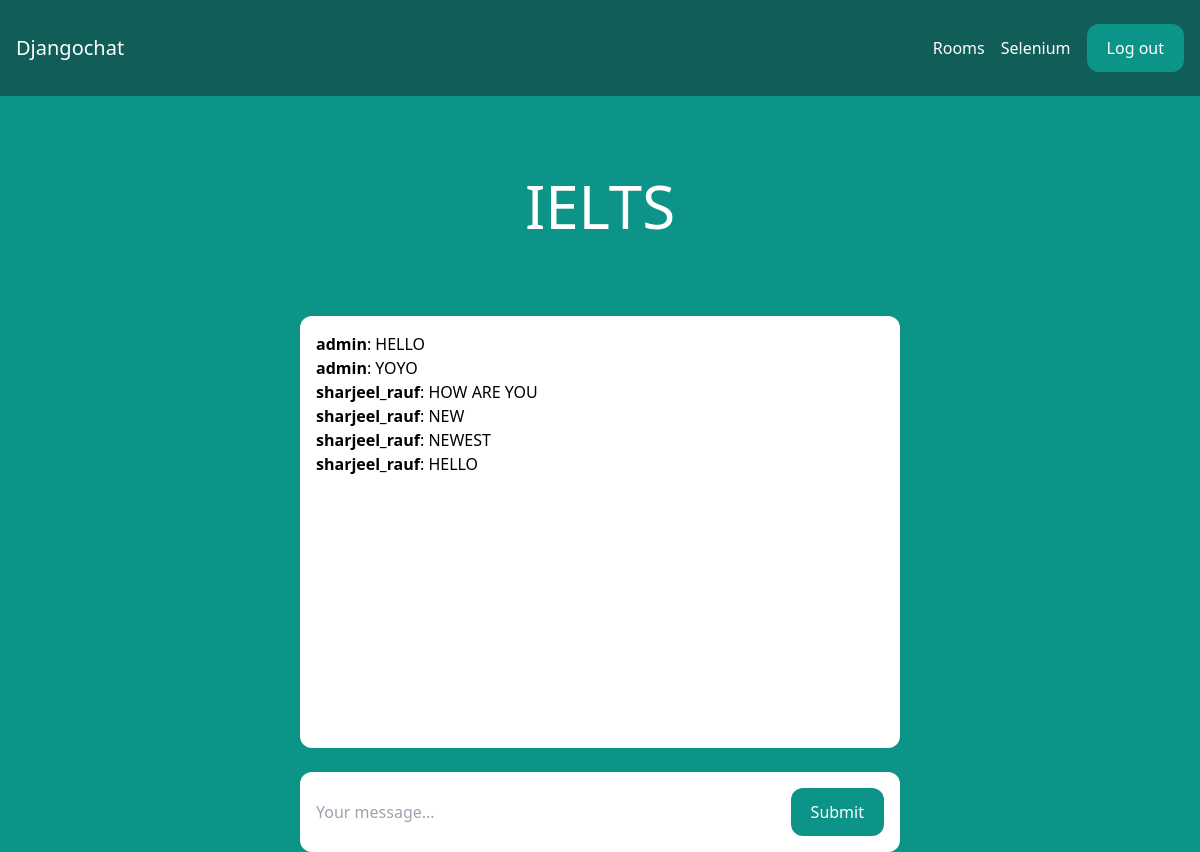
Page /rooms/ielts/ (signed in) on the earlier database version.
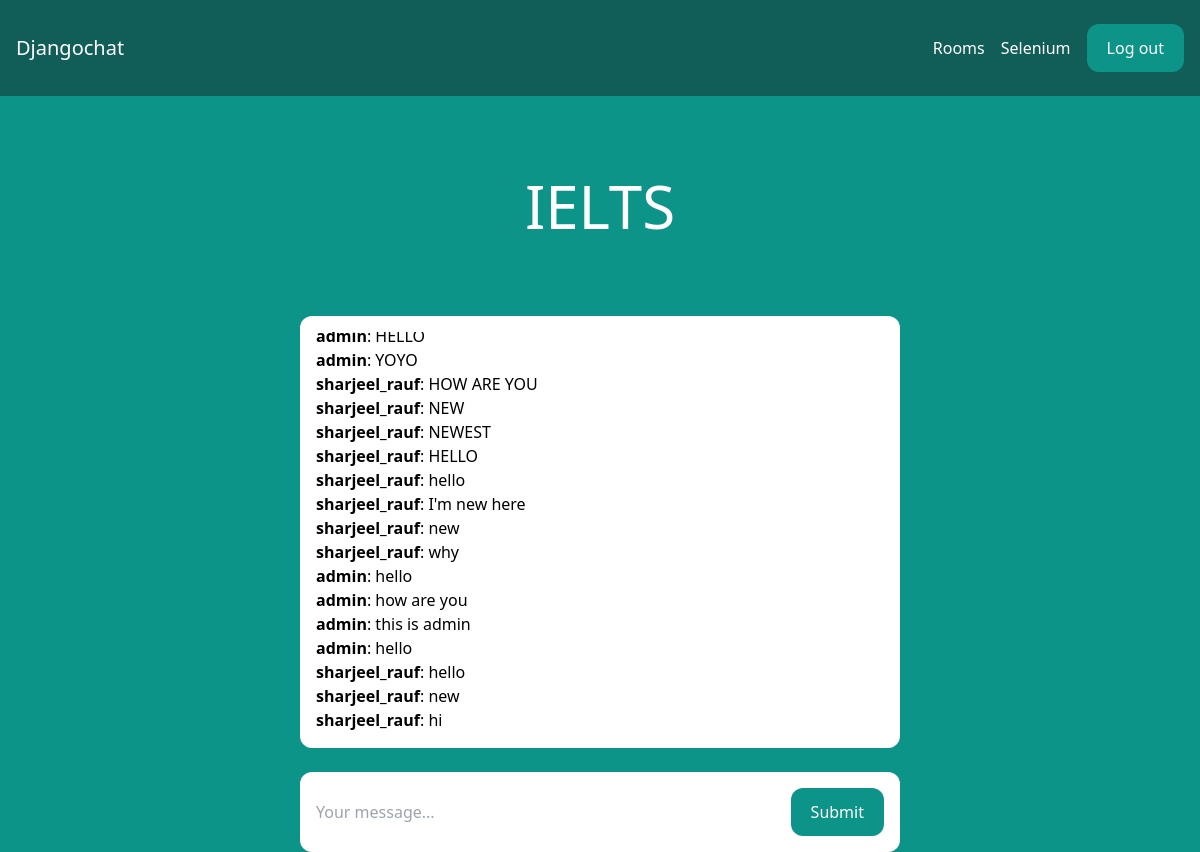
Same page on the later database version.
### room/models.py (models this page shows)
class Room(models.Model):
    name = models.CharField(max_length=255)
    slug = models.SlugField(unique=True)

class Message(models.Model):
    room = models.ForeignKey(Room, related_name='messages', on_delete=models.CASCADE)
    user = models.ForeignKey(User, related_name='messages', on_delete=models.CASCADE)
    content = models.TextField()
    date_added = models.DateTimeField(auto_now_add=True)
    class Meta:
        ordering = ('date_added',)

### room/views.py (the view)
# urls.py: path('rooms/', include('room.urls')),
@login_required
def room(request, slug):
    room = Room.objects.get(slug=slug)
    messages = Message.objects.filter(room=room)[0:25]
    return render(request, 'room/room.html', {'room': room, 'messages': messages})

### room/templates/room/room.html (shortened to what this page needs)
{% extends 'core/base.html' %}
{% block content %}
<div class="p-10 lg:p-20 text-center">
    <h1 class="text-3xl lg:text-6xl text-white">{{ room.name }}</h1>
</div>
<div class="lg:w-2/4 mx-4 lg:mx-auto p-4 bg-white rounded-xl">
    <div class="chat-messages space-y-3" id="chat-messages">
        {% for m in messages %}<b>{{ m.user.username }}</b>: {{ m.content }}<br>{% endfor %}
    </div>
</div>
<div class="lg:w-2/4 mt-6 mx-4 lg:mx-auto p-4 bg-white rounded-xl">
    <form method="post" action="." class="flex">
        <input type="text" name="content" class="flex-1 mr-3" placeholder="Your message..." id="chat-message-input">
        <button
            class="px-5 py-3 rounded-xl text-white bg-teal-600 hover:bg-teal-700"
            id="chat-message-submit"
        >Submit</button>
    </form>
</div>
{% endblock %}

### core/templates/core/base.html (shortened to what this page needs)
<!DOCTYPE html>
<html>
    <head>
        <script src="https://cdn.tailwindcss.com"></script>
    </head>
    <body class="bg-teal-600">
        <nav class="flex items-center justify-between px-4 py-6 bg-teal-800">
            <div>
                <a href="/" class="text-xl text-white">Djangochat</a>
            </div>
            <div class="flex items-center space-x-4">
                {% if request.user.is_authenticated %}
                    <a href="{% url 'rooms' %}" class="text-white hover:text-gray-200">Rooms</a>
                    <a href="{% url 'selenium' %}" class="text-white hover:text-gray-200">Selenium</a>
                    <a href="/logout/" class="px-5 py-3 rounded-xl text-white bg-teal-600 hover:bg-teal-700">Log out</a>
                {% else %}
                    <a href="/login/" class="text-white hover:text-gray-200">Log in</a>
                    <a href="/signup/" class="px-5 py-3 rounded-xl text-white bg-teal-600 hover:bg-teal-700">Sign up</a>
                {% endif %}
            </div>
        </nav>
        {% block content %}
        {% endblock %}
    </body>
</html>

### core/templates/core/base.html (style rules this page uses)
.chat-messages { height: 400px; overflow-y: auto; }

Differences in the rows shown:
added Message: user.username "sharjeel_rauf", content "hello"
added Message: user.username "sharjeel_rauf", content "I'm new here"
added Message: user.username "sharjeel_rauf", content "new"
added Message: user.username "sharjeel_rauf", content "why"
added Message: user.username "admin", content "hello"
added Message: user.username "admin", content "how are you"
added Message: user.username "admin", content "this is admin"
added Message: user.username "admin", content "hello"
added Message: user.username "sharjeel_rauf", content "hello"
added Message: user.username "sharjeel_rauf", content "new"
added Message: user.username "sharjeel_rauf", content "hi"
